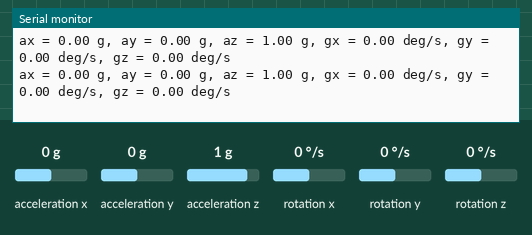
This sketch was run on a simulated Arduino Nano 33 IoT. On the bench: the last lines printed to the serial monitor. The inputs (shaded band) are chosen by the test bench; at power-on: acceleration x 0 g, acceleration y 0 g, acceleration z 1 g, rotation x 0 °/s, rotation y 0 °/s, rotation z 0 °/s.

Above: at 1.2 s.
1.3 s: acceleration x set to -1.4 g
At 1.35 s:
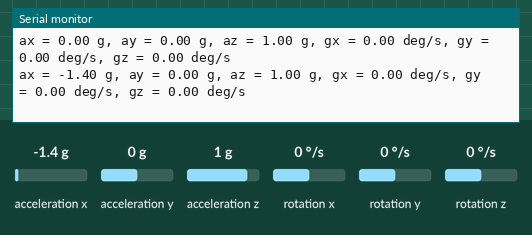
2.8 s: acceleration y set to -1.4 g
At 2.89 s:
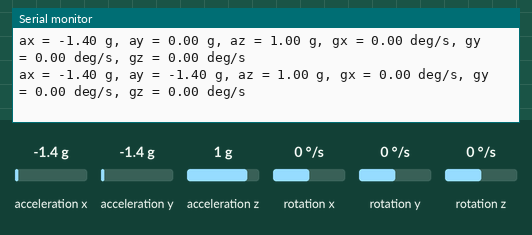
4.3 s: acceleration z set to -1.4 g
At 4.34 s:
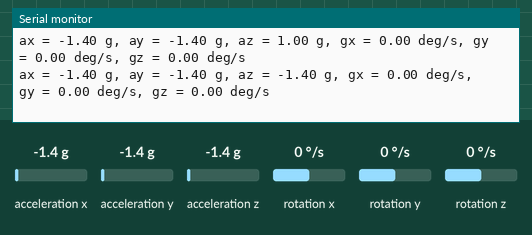
5.8 s: rotation x set to -192 °/s
At 5.89 s:
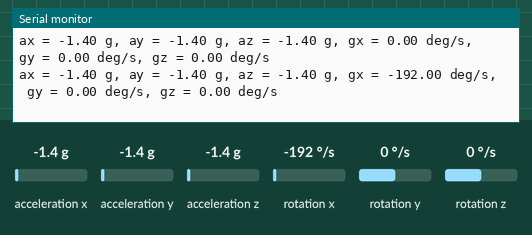
7.3 s: rotation y set to -192 °/s
At 7.34 s:
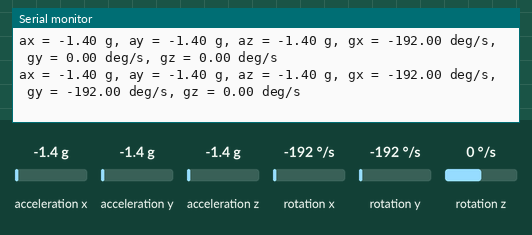

The sketch:

lesson-19_LSM6DS3_1.ino
```cpp
#include <Arduino_LSM6DS3.h>
#include <MadgwickAHRS.h>

// Defines
#define SAMPLE_RATE 10  // in Hz

// Constructors
Madgwick filter;  // Madgwick algorithm for roll, pitch, and yaw calculations

void setup() {
   Serial.begin(115200);  // initialize serial bus (Serial Monitor)
   while (!Serial);  // wait for serial initialization
   Serial.print("LSM6DS3 IMU initialization ");
   if (IMU.begin()) {  // initialize IMU
      Serial.println("completed successfully.");
   } else {
      Serial.println("FAILED.");
      IMU.end();
      while (1);
   }
   Serial.println();
   filter.begin(SAMPLE_RATE);  // initialize Madgwick filter
}

void loop() {
   static unsigned long previousTime = millis();
   unsigned long currentTime = millis();
   if (currentTime - previousTime >= 1000/SAMPLE_RATE) {
      printValues();
      // printRotationAngles();
      previousTime = millis();
   }
}

// Prints IMU values.
void printValues() {
  float ax, ay, az;
  float gx, gy, gz;

  if (IMU.accelerationAvailable() && IMU.gyroscopeAvailable()
      && IMU.readAcceleration(ax, ay, az)
      && IMU.readGyroscope(gx, gy, gz)) {

    Serial.print("ax = ");
    Serial.print(ax);
    Serial.print(" g, ");

    Serial.print("ay = ");
    Serial.print(ay);
    Serial.print(" g, ");

    Serial.print("az = ");
    Serial.print(az);
    Serial.print(" g, ");

    Serial.print("gx = ");
    Serial.print(gx);
    Serial.print(" deg/s, ");

    Serial.print("gy = ");
    Serial.print(gy);
    Serial.print(" deg/s, ");

    Serial.print("gz = ");
    Serial.print(gz);
    Serial.println(" deg/s");
  }
}


// Prints rotation angles (roll, pitch, and yaw) calculated using the
// Madgwick algorithm.
// Note: Yaw is relative, not absolute, based on initial starting position.
// Calculating a true yaw (heading) angle requires an additional data source,
// such as a magnometer.
void printRotationAngles() {
   char buffer[5];    // string buffer for use with dtostrf() function
   float ax, ay, az;  // accelerometer values
   float gx, gy, gz;  // gyroscope values

   if (IMU.accelerationAvailable() && IMU.gyroscopeAvailable()
      && IMU.readAcceleration(ax, ay, az) && IMU.readGyroscope(gx, gy, gz)) {
      filter.updateIMU(gx, gy, gz, ax, ay, az);  // update roll, pitch, and yaw values

      // Print rotation angles
      Serial.print("Roll = ");  Serial.print(dtostrf(filter.getRoll(), 4, 0, buffer)); Serial.print(" °, ");
      Serial.print("Pitch = ");  Serial.print(dtostrf(filter.getPitch(), 4, 0, buffer)); Serial.print(" °, ");
      Serial.print("Yaw = ");  Serial.print(dtostrf(filter.getYaw(), 4, 0, buffer)); Serial.println(" °");
   }
}
```

Measured:
- after the input at 1.3 s, the serial monitor: prints a new line at once (image 1)
- after the input at 2.8 s, the serial monitor: prints a new line after 0.09 s (image 2)
- after the input at 4.3 s, the serial monitor: prints a new line at once (image 3)
- after the input at 5.8 s, the serial monitor: prints a new line after 0.09 s (image 4)
- after the input at 7.3 s, the serial monitor: prints a new line at once (image 5)
